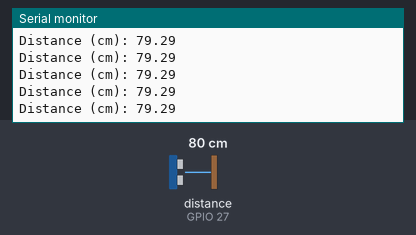
Bench run of a sketch on a simulated ESP32. Shown: the last lines printed to the serial monitor. Wiring (inferred from the names in the program): ultrasonic range finder: trigger GPIO 14; echo GPIO 27. The test bench sets the inputs (shaded band); at power-on: distance to the obstacle (sensor on GPIO 27) 80 cm. The echo pulse lasts 58.3 µs per cm; WiFi joins after 1.5 s; servers stay silent unless stated.

Above: at 3.2 s.
3.3 s: distance to the obstacle (sensor on GPIO 27) set to 2 cm
At 3.38 s:
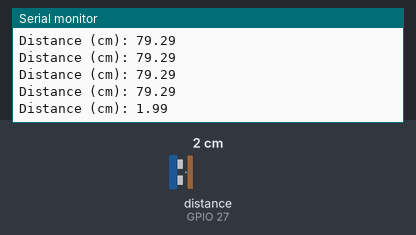
4.8 s: distance to the obstacle (sensor on GPIO 27) set to 4 cm
At 4.89 s:
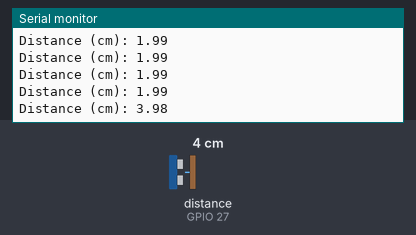
Timing chart, 0 to 7.8 s (numbered marks = the images above; inputs shaded):
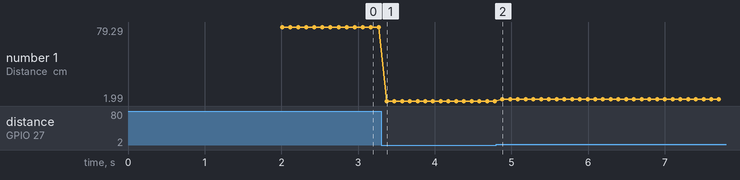

The sketch:

server.ino
```cpp
#include <WiFi.h>
#include <AsyncTCP.h>
#include <ESPAsyncWebServer.h>
#include <ArduinoJson.h>

const char* ssid = "Ashwini PG 0G 2.4G";
const char* password = "lucky00g";
IPAddress static_ip(192, 168, 0, 140); // Static IP address
IPAddress gateway(192, 168, 0, 1);      // Gateway IP address
IPAddress subnet(255, 255, 255, 0);     // Subnet mask

// Input pin
const int trigPin = 14;
// Output pin
const int echoPin = 27;

AsyncWebServer server(80);

float distanceCm;

int readWaterLevel() {
  // Replace this with your actual code to read the water level
  return distanceCm; // Return the distance read from the sensor
}

void setup() {
  Serial.begin(115200);
  Serial.println("Begining to connect to WiFi..");

  // Connect to Wi-Fi with static IP configuration
  WiFi.config(static_ip, gateway, subnet);
  WiFi.begin(ssid, password);
  while (WiFi.status() != WL_CONNECTED) {
    delay(1000);
    Serial.println("Connecting to WiFi..");
  }

  Serial.println("Connected to the WiFi network");
  Serial.println("IP address: " + WiFi.localIP().toString());

  server.on("/", HTTP_GET, [](AsyncWebServerRequest *request) {
    request->send(200, "text/plain", "Hello, this is ESP32 REST API!");
  });

  server.on("/hello", HTTP_GET, [](AsyncWebServerRequest *request) {
    request->send(200, "text/plain", "Hello from ESP32!");
  });

  server.on("/water_level", HTTP_GET, [](AsyncWebServerRequest *request) {
    float waterLevel = readWaterLevel(); // Read the water level
    StaticJsonDocument<200> doc;
    doc["water_level"] = waterLevel;
    String jsonStr;
    serializeJson(doc, jsonStr);
    request->send(200, "application/json", jsonStr);
  });

  server.onNotFound([](AsyncWebServerRequest *request) {
    request->send(404, "text/plain", "Not found");
  });

  server.begin();
}

void loop() {
  // Establish variables for duration of the ping, and the distance result
  // in inches and centimeters:
  long duration;

  // The HC-SR04 sensor is triggered by a HIGH pulse of 10 or more microseconds.
  // Give a short LOW pulse beforehand to ensure a clean HIGH pulse:
  pinMode(trigPin, OUTPUT);
  digitalWrite(trigPin, LOW);
  delayMicroseconds(2);
  digitalWrite(trigPin, HIGH);
  delayMicroseconds(10);
  digitalWrite(trigPin, LOW);

  // The same pin is used to read the signal from the HC-SR04 sensor: a HIGH pulse
  // whose duration is the time (in microseconds) from the sending of the ping
  // to the reception of its echo off of an object.
  pinMode(echoPin, INPUT);
  duration = pulseIn(echoPin, HIGH);

  // Convert the time into distance (cm)
  distanceCm = duration * 0.034 / 2; // Speed of sound is 34 cm/microsecond

  Serial.print("Distance (cm): ");
  Serial.println(distanceCm);

  delay(100);
}
```

Measured:
- after the input at 3.3 s, the serial monitor: prints a new line after 0.07 s (image 1)
- after the input at 4.8 s, the serial monitor: prints a new line after 0.08 s (image 2)
- plotted number 1: 79.29 → 1.99 after the input at 3.3 s, 1.99 → 3.98 after the input at 4.8 s
